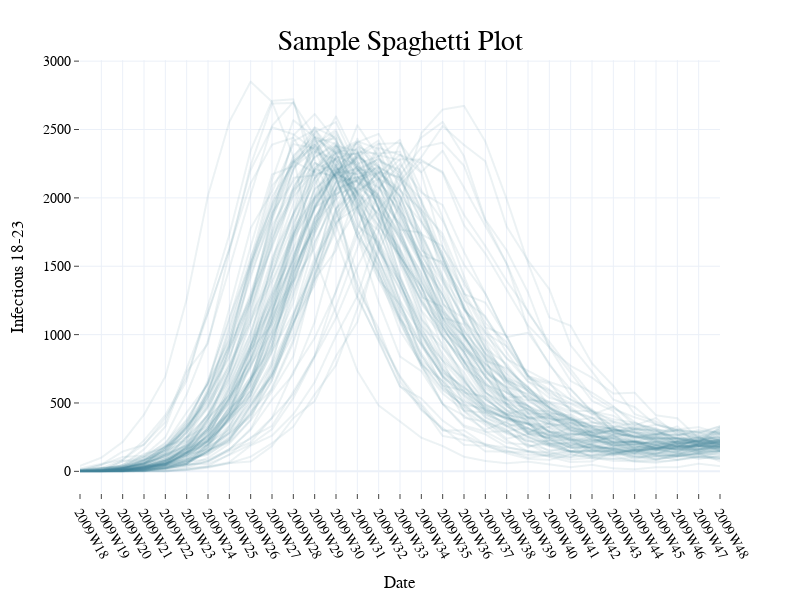

The notebook cell this image was saved under:
### Markdown cell above
## Setting image dimensions

### Code cell
# the plot dimensions, in pixels, can be set using the width and height keywords. 
fig.update_layout(width=800, height=600)
